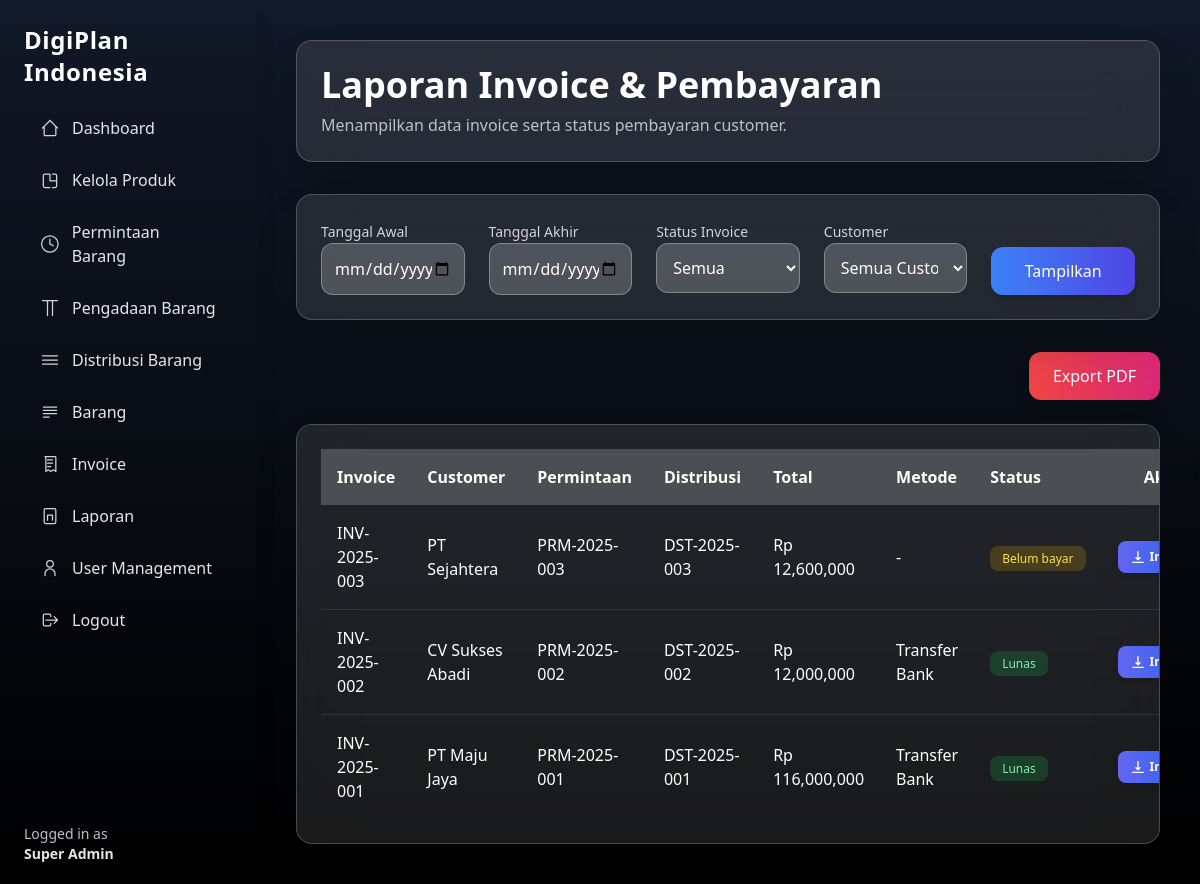
/superadmin/reports/invoice.php (signed in), run on an earlier commit of the app's database.
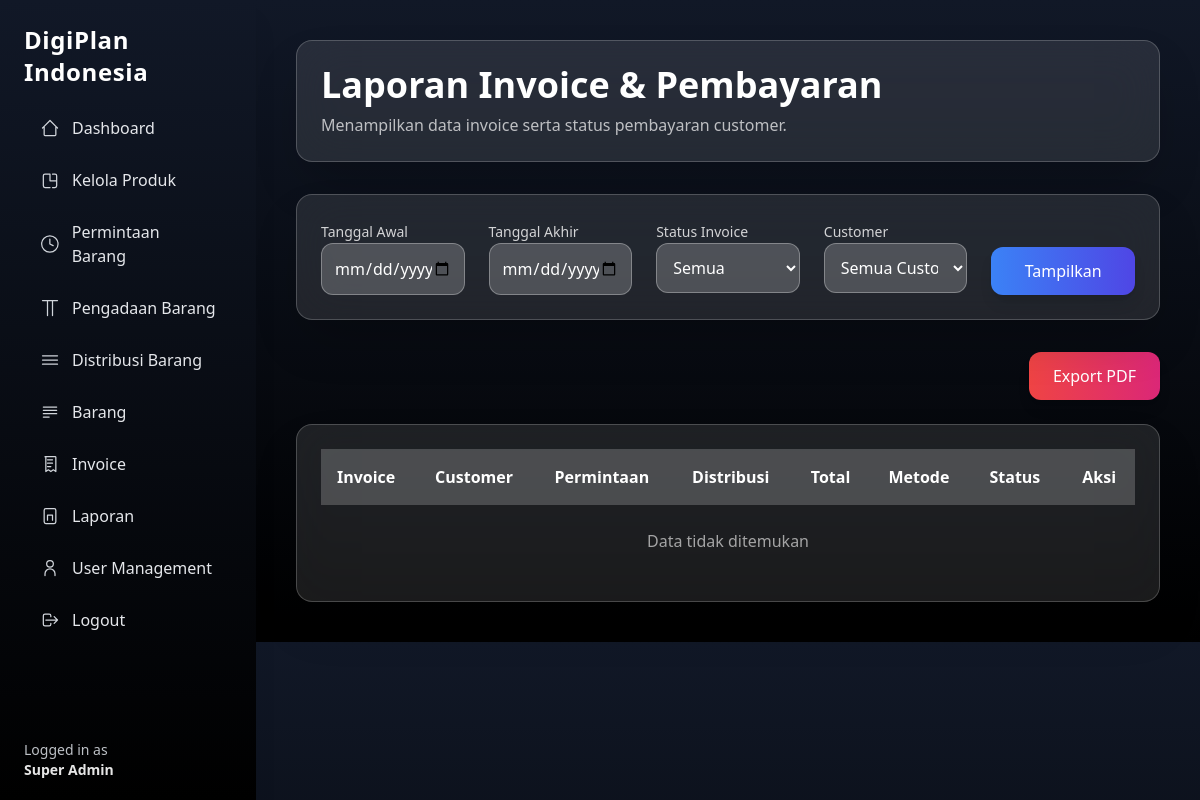
And on a later commit of the database.
### tables this page shows
CREATE TABLE invoice (
  id_invoice INT AUTO_INCREMENT PRIMARY KEY,
  distribusi_id INT,
  nomor_invoice VARCHAR(50) UNIQUE,
  tanggal_invoice DATE,
  jatuh_tempo DATE,
  total DECIMAL(15,2),
  status ENUM('belum bayar','lunas','dibatalkan'),
  created_at TIMESTAMP DEFAULT CURRENT_TIMESTAMP,
  deleted_at DATETIME DEFAULT NULL,
  FOREIGN KEY (distribusi_id) REFERENCES distribusi_barang(id)
);

CREATE TABLE users (
  id INT AUTO_INCREMENT PRIMARY KEY,
  name VARCHAR(100),
  email VARCHAR(100) UNIQUE,
  password VARCHAR(255),
  role_id INT,
  created_at TIMESTAMP DEFAULT CURRENT_TIMESTAMP,
  deleted_at DATETIME DEFAULT NULL,
  FOREIGN KEY (role_id) REFERENCES roles(id)
);

CREATE TABLE permintaan_barang (
  id INT AUTO_INCREMENT PRIMARY KEY,
  kode_permintaan VARCHAR(50) UNIQUE,
  user_id INT,
  nama_barang VARCHAR(100),
  merk VARCHAR(100),
  warna VARCHAR(100),
  jumlah INT,
  status ENUM(
    'diajukan','ditolak','dibatalkan',
    'disetujui','dalam_pengadaan',
    'siap_distribusi','selesai'
  ),
  admin_id INT,
  tanggal_verifikasi DATETIME,
  catatan_admin TEXT,
  created_at TIMESTAMP DEFAULT CURRENT_TIMESTAMP,
  deleted_at DATETIME DEFAULT NULL,
  FOREIGN KEY (user_id) REFERENCES users(id),
  FOREIGN KEY (admin_id) REFERENCES users(id)
);

CREATE TABLE distribusi_barang (
  id INT AUTO_INCREMENT PRIMARY KEY,
  kode_distribusi VARCHAR(50) UNIQUE,
  pengadaan_id INT,
  permintaan_id INT,
  admin_id INT,
  alamat_pengiriman VARCHAR(255),
  kurir VARCHAR(100),
  no_resi VARCHAR(100),
  tanggal_kirim DATE,
  tanggal_terima DATE,
  status_distribusi ENUM('siap_dikirim','dikirim','diterima','dibatalkan'),
  created_at TIMESTAMP DEFAULT CURRENT_TIMESTAMP,
  deleted_at DATETIME DEFAULT NULL,
  FOREIGN KEY (pengadaan_id) REFERENCES pengadaan_barang(id),
  FOREIGN KEY (permintaan_id) REFERENCES permintaan_barang(id),
  FOREIGN KEY (admin_id) REFERENCES users(id)
);

CREATE TABLE pembayaran (
  id_pembayaran INT AUTO_INCREMENT PRIMARY KEY,
  id_invoice INT,
  metode VARCHAR(50),
  jumlah DECIMAL(15,2),
  tanggal_bayar DATETIME,
  bukti_transfer VARCHAR(255),
  status ENUM('pending','berhasil','gagal'),
  FOREIGN KEY (id_invoice) REFERENCES invoice(id_invoice)
);

### superadmin/reports/invoice.php (the view, shortened to what the changed rows need)
<?php
require '../../include/conn.php';
$where = "WHERE i.deleted_at IS NULL";
$query = "
SELECT
  i.*,
  d.kode_distribusi,
  pm.kode_permintaan,
  u.name AS customer,
  p.metode,
  p.tanggal_bayar,
  p.status AS status_bayar
FROM invoice i
JOIN distribusi_barang d ON i.distribusi_id = d.id
JOIN permintaan_barang pm ON d.permintaan_id = pm.id
JOIN users u ON pm.user_id = u.id
LEFT JOIN pembayaran p ON p.id_invoice = i.id_invoice
$where
ORDER BY i.tanggal_invoice DESC
";
$result = mysqli_query($conn, $query);
?>
<!DOCTYPE html>
<html lang="id">
<head>
  <script src="https://cdn.tailwindcss.com"></script>
</head>
<body class="bg-gradient-to-b from-gray-900 to-black text-white">
  <?php include '../../include/layouts/sidebar-superadmin.php'; ?>
  <main class="ml-64 p-10">
    <div class="max-w-7xl mx-auto">
      <div class="backdrop-blur-xl bg-white/10 border border-white/20 p-6 rounded-2xl shadow-2xl mb-8">
        <h1 class="text-4xl font-bold mb-2">Laporan Invoice & Pembayaran</h1>
      </div>
      <div class="backdrop-blur-xl bg-white/10 border border-white/20 p-6 rounded-2xl shadow-2xl overflow-x-auto">
        <table class="w-full">
          <thead>
            <tr class="bg-white/20">
              <th class="p-4 text-left">Invoice</th>
              <th class="p-4 text-left">Customer</th>
              <th class="p-4 text-left">Permintaan</th>
              <th class="p-4 text-left">Distribusi</th>
              <th class="p-4 text-left">Total</th>
              <th class="p-4 text-left">Metode</th>
              <th class="p-4 text-left">Status</th>
              <th class="p-4 text-center">Aksi</th>
            </tr>
          </thead>
          <tbody class="divide-y divide-white/10">
            <?php if (mysqli_num_rows($result) == 0): ?>
              <tr>
                <td colspan="8" class="text-center py-6 text-white/60">
                  Data tidak ditemukan
                </td>
              </tr>
            <?php endif; ?>
            <?php while ($row = mysqli_fetch_assoc($result)): ?>
              <tr class="hover:bg-white/5">
                <td class="p-4 font-medium"><?= $row['nomor_invoice'] ?></td>
                <td class="p-4"><?= $row['customer'] ?></td>
                <td class="p-4"><?= $row['kode_permintaan'] ?></td>
                <td class="p-4"><?= $row['kode_distribusi'] ?></td>
                <td class="p-4">Rp <?= number_format($row['total']) ?></td>
                <td class="p-4"><?= $row['metode'] ?? '-' ?></td>
                <td class="p-4">
                  <span class="px-3 py-1 whitespace-nowrap rounded-lg text-xs
            <?= $row['status'] == 'lunas'
                ? 'bg-green-500/20 text-green-300'
                : ($row['status'] == 'belum bayar'
                  ? 'bg-yellow-500/20 text-yellow-300'
                  : 'bg-red-500/20 text-red-300') ?>">
                    <?= ucfirst($row['status']) ?>
                  </span>
                </td>
                <td class="p-4 text-center">
                  <a href="../single-report-pdf/invoice.php?id=<?= $row['distribusi_id'] ?>"
                    target="_blank"
                    class="inline-flex items-center px-3 py-2
            bg-gradient-to-r from-indigo-500 to-blue-600
            hover:from-indigo-600 hover:to-blue-700
            text-white text-xs font-semibold rounded-lg
            shadow-md transform hover:scale-105 transition">
                    <svg class="w-4 h-4 mr-1" fill="none" stroke="currentColor" viewBox="0 0 24 24">
                      <path stroke-linecap="round" stroke-linejoin="round" stroke-width="2"
                        d="M12 4v12m0 0l-3-3m3 3l3-3m5 7H4" />
                    </svg>
                    Import
                  </a>
                </td>
              </tr>
            <?php endwhile; ?>
          </tbody>
        </table>
      </div>
    </div>
  </main>
</body>
</html>

What changed in the data, as far as the page shows it:
removed invoice: nomor_invoice "INV-2025-003", users.name "PT Sejahtera", permintaan_barang.kode_permintaan "PRM-2025-003", distribusi.kode_distribusi "DST-2025-003", total "12,600,000", metode "-", status "Belum bayar"
removed invoice: nomor_invoice "INV-2025-002", users.name "CV Sukses Abadi", permintaan_barang.kode_permintaan "PRM-2025-002", distribusi.kode_distribusi "DST-2025-002", total "12,000,000", pembayaran.metode "Transfer Bank", status "Lunas"
removed invoice: nomor_invoice "INV-2025-001", users.name "PT Maju Jaya", permintaan_barang.kode_permintaan "PRM-2025-001", distribusi.kode_distribusi "DST-2025-001", total "116,000,000", pembayaran.metode "Transfer Bank", status "Lunas"
Also different on the page:
text now shown: "Data tidak ditemukan"
